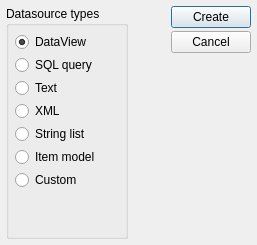
<?xml version="1.0" encoding="UTF-8"?>
<ui version="4.0">
 <class>NCRDDataSourceTypeDialogUI</class>
 <widget class="QDialog" name="NCRDDataSourceTypeDialogUI">
  <property name="geometry">
   <rect>
    <x>0</x>
    <y>0</y>
    <width>255</width>
    <height>212</height>
   </rect>
  </property>
  <property name="windowTitle">
   <string>Datasource type</string>
  </property>
  <layout class="QHBoxLayout">
   <property name="sizeConstraint">
    <enum>QLayout::SetFixedSize</enum>
   </property>
   <item>
    <widget class="QGroupBox" name="gbTypes">
     <property name="title">
      <string>Datasource types</string>
     </property>
     <layout class="QVBoxLayout">
      <item>
       <widget class="QRadioButton" name="rbDataView">
        <property name="text">
         <string>DataView</string>
        </property>
        <property name="checked">
         <bool>true</bool>
        </property>
       </widget>
      </item>
      <item>
       <widget class="QRadioButton" name="rbSql">
        <property name="text">
         <string>SQL query</string>
        </property>
        <property name="checked">
         <bool>false</bool>
        </property>
       </widget>
      </item>
      <item>
       <widget class="QRadioButton" name="rbText">
        <property name="text">
         <string>Text</string>
        </property>
       </widget>
      </item>
      <item>
       <widget class="QRadioButton" name="rbXml">
        <property name="text">
         <string>XML</string>
        </property>
       </widget>
      </item>
      <item>
       <widget class="QRadioButton" name="rbStringList">
        <property name="text">
         <string>String list</string>
        </property>
       </widget>
      </item>
      <item>
       <widget class="QRadioButton" name="rbItem">
        <property name="text">
         <string>Item model</string>
        </property>
       </widget>
      </item>
      <item>
       <widget class="QRadioButton" name="rbCustom">
        <property name="text">
         <string>Custom</string>
        </property>
       </widget>
      </item>
      <item>
       <spacer name="verticalSpacer">
        <property name="orientation">
         <enum>Qt::Vertical</enum>
        </property>
        <property name="sizeHint" stdset="0">
         <size>
          <width>20</width>
          <height>40</height>
         </size>
        </property>
       </spacer>
      </item>
     </layout>
    </widget>
   </item>
   <item>
    <spacer>
     <property name="orientation">
      <enum>Qt::Horizontal</enum>
     </property>
     <property name="sizeHint" stdset="0">
      <size>
       <width>40</width>
       <height>20</height>
      </size>
     </property>
    </spacer>
   </item>
   <item>
    <layout class="QVBoxLayout">
     <item>
      <widget class="QPushButton" name="btnCreate">
       <property name="text">
        <string>Create</string>
       </property>
      </widget>
     </item>
     <item>
      <widget class="QPushButton" name="btnCancel">
       <property name="text">
        <string>Cancel</string>
       </property>
      </widget>
     </item>
     <item>
      <spacer>
       <property name="orientation">
        <enum>Qt::Vertical</enum>
       </property>
       <property name="sizeHint" stdset="0">
        <size>
         <width>20</width>
         <height>40</height>
        </size>
       </property>
      </spacer>
     </item>
    </layout>
   </item>
  </layout>
 </widget>
 <layoutdefault spacing="3" margin="6"/>
 <tabstops>
  <tabstop>rbSql</tabstop>
  <tabstop>rbText</tabstop>
  <tabstop>rbXml</tabstop>
  <tabstop>rbStringList</tabstop>
  <tabstop>rbItem</tabstop>
  <tabstop>rbCustom</tabstop>
  <tabstop>btnCreate</tabstop>
  <tabstop>btnCancel</tabstop>
 </tabstops>
 <resources/>
 <connections>
  <connection>
   <sender>btnCreate</sender>
   <signal>clicked()</signal>
   <receiver>NCRDDataSourceTypeDialogUI</receiver>
   <slot>accept()</slot>
   <hints>
    <hint type="sourcelabel">
     <x>188</x>
     <y>21</y>
    </hint>
    <hint type="destinationlabel">
     <x>141</x>
     <y>131</y>
    </hint>
   </hints>
  </connection>
  <connection>
   <sender>btnCancel</sender>
   <signal>clicked()</signal>
   <receiver>NCRDDataSourceTypeDialogUI</receiver>
   <slot>reject()</slot>
   <hints>
    <hint type="sourcelabel">
     <x>205</x>
     <y>67</y>
    </hint>
    <hint type="destinationlabel">
     <x>143</x>
     <y>160</y>
    </hint>
   </hints>
  </connection>
 </connections>
</ui>
